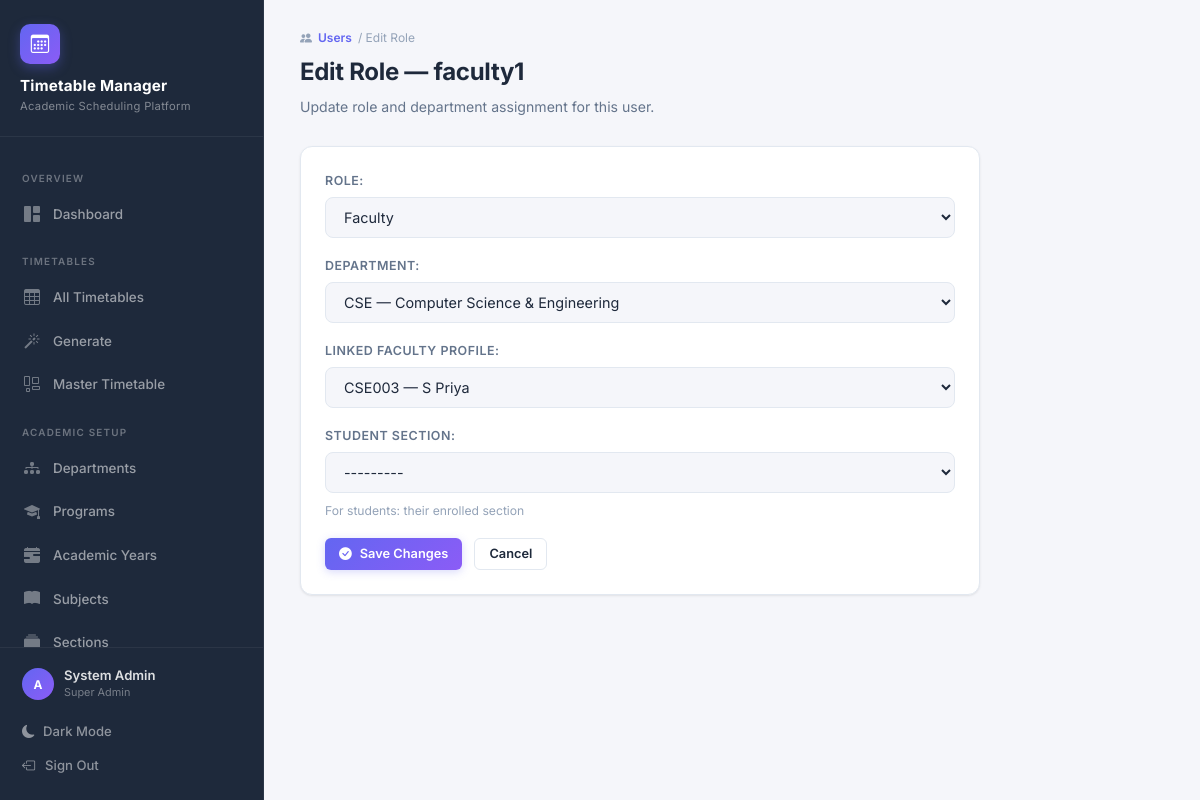
The app's page /users/23/role/ (signed in) with its own data.
### TTS/SchedulerApp/models.py (models this page shows, shortened)
class UserProfile(models.Model):
    user = models.OneToOneField(
        User, on_delete=models.CASCADE, related_name='profile',
        verbose_name='User'
    )
    role = models.CharField(
        max_length=20, choices=ROLE_CHOICES, default='STUDENT',
        verbose_name='Role'
    )
    department = models.ForeignKey(
        Department, on_delete=models.SET_NULL, null=True, blank=True,
        related_name='user_profiles', verbose_name='Department'
    )
    faculty_profile = models.OneToOneField(
        Faculty, on_delete=models.SET_NULL, null=True, blank=True,
        related_name='user_profile', verbose_name='Linked Faculty'
    )
    section = models.ForeignKey(
        Section, on_delete=models.SET_NULL, null=True, blank=True,
        related_name='student_profiles', verbose_name='Section',
        help_text='For students: their enrolled section'
    )
    class Meta:
        verbose_name = 'User Profile'
        verbose_name_plural = 'User Profiles'
    @property
    def is_super_admin(self):
        return self.role == 'SUPER_ADMIN'
    @property
    def can_manage_timetable(self):
        return self.role in ('SUPER_ADMIN', 'TIMETABLE_ADMIN', 'HOD')

### TTS/SchedulerApp/views.py (the view)
# urls.py: path('users/<int:pk>/role/', views.user_role_edit, name='user_role_edit'),
@login_required
@admin_required
def user_role_edit(request, pk):
    profile = get_object_or_404(UserProfile, pk=pk)
    form = UserProfileForm(request.POST or None, instance=profile)
    if request.method == 'POST' and form.is_valid():
        form.save()
        messages.success(request, f'Role updated for {profile.user.username}.')
        return redirect('user_list')
    return render(request, 'user_role_edit.html', {
        'form': form,
        'profile': profile,
    })

### TTS/SchedulerApp/forms.py
class UserProfileForm(forms.ModelForm):
    class Meta:
        model = UserProfile
        fields = ['role', 'department', 'faculty_profile', 'section']
        labels = {
            'role': 'Role',
            'department': 'Department',
            'faculty_profile': 'Linked Faculty Profile',
            'section': 'Student Section',
        }
        widgets = {
            'role': forms.Select(attrs=_select_attrs),
            'department': forms.Select(attrs=_select_attrs),
            'faculty_profile': forms.Select(attrs=_select_attrs),
            'section': forms.Select(attrs=_select_attrs),
        }

### TTS/SchedulerApp/models.py (called while the page is built)
    def __str__(self):
        return f'{self.code} — {self.name}'

    @property
    def full_name(self):
        parts = [self.first_name]
        if self.last_name:
            parts.append(self.last_name)
        return ' '.join(parts)

    def __str__(self):
        return f'{self.faculty_id} — {self.full_name}'

    @property
    def label(self):
        year_label = self.get_year_of_study_display()
        return f'{year_label} – {self.program.code} {self.name}'

    def __str__(self):
        return self.label

### TTS/SchedulerApp/templatetags/index.py (called while the page is built)
    def render(self, context):
        path = context['request'].path
        for p in self.patterns:
            try:
                pValue = template.Variable(p).resolve(context)
                if path == pValue:
                    return 'active'
            except template.VariableDoesNotExist:
                pass
        return ''

### TTS/templates/user_role_edit.html (shortened to what this page needs)
{% extends 'base.html' %}
{% block content %}
<div class="page-header">
  <div class="page-breadcrumb"><i class="bi bi-people-fill"></i> <span>Users</span> / Edit Role</div>
  <h2>Edit Role — {{ profile.user.username }}</h2>
  <p>Update role and department assignment for this user.</p>
</div>
<div class="form-page-wrap">
  <div class="card">
    <form method="post">
      <div class="django-form">{{ form.as_p }}</div>
      <div style="display:flex; gap:12px; margin-top:8px;">
        <button type="submit" class="btn btn-primary btn-sm"><i class="bi bi-check-circle-fill"></i> Save Changes</button>
        <a href="{% url 'user_list' %}" class="btn btn-secondary btn-sm">Cancel</a>
      </div>
    </form>
  </div>
</div>
{% endblock %}

### TTS/templates/base.html (shortened to what this page needs)
{% load static %}
{% load index %}
{% url 'dashboard' as dashboard_url %}
{% url 'department_list' as dept_url %}
{% url 'program_list' as prog_url %}
{% url 'academic_year_list' as ay_url %}
{% url 'room_list' as room_url %}
{% url 'timeslot_list' as slot_url %}
{% url 'faculty_list' as fac_url %}
{% url 'subject_list' as subj_url %}
{% url 'section_list' as sec_url %}
{% url 'offering_list' as offer_url %}
{% url 'timetable_list' as tt_url %}
{% url 'timetable_generate' as gen_url %}
{% url 'master_timetable' as master_url %}
{% url 'user_list' as user_url %}
<!DOCTYPE html>
<html lang="en" data-theme="light">
<head>
  <link rel="stylesheet" href="https://cdn.jsdelivr.net/npm/bootstrap-icons@1.11.3/font/bootstrap-icons.min.css">
  <link rel="stylesheet" type="text/css" href="{% static 'CSS/style.css' %}">
</head>
<body>
  <aside class="sidebar" id="sidebar">
    <div class="sidebar-brand">
      <div class="brand-icon">
        <i class="bi bi-calendar3"></i>
      </div>
      <h1>Timetable Manager</h1>
      <span>Academic Scheduling Platform</span>
    </div>
    <nav class="sidebar-nav">
      <div class="nav-section-label">Overview</div>
      <a href="{{ dashboard_url }}" class="{% active request dashboard_url %}">
        <i class="bi bi-grid-1x2-fill"></i>
        Dashboard
      </a>
      {% if user.is_authenticated %}
      <div class="nav-section-label">Timetables</div>
      <a href="{{ tt_url }}" class="{% active request tt_url %}">
        <i class="bi bi-table"></i>
        All Timetables
      </a>
      {% if can_manage %}
      <a href="{{ gen_url }}" class="{% active request gen_url %}">
        <i class="bi bi-magic"></i>
        Generate
      </a>
      <a href="{{ master_url }}" class="{% active request master_url %}">
        <i class="bi bi-layout-wtf"></i>
        Master Timetable
      </a>
      {% endif %}
      <div class="nav-section-label">Academic Setup</div>
      {% if is_admin %}
      <a href="{{ dept_url }}" class="{% active request dept_url %}">
        <i class="bi bi-diagram-3-fill"></i>
        Departments
      </a>
      <a href="{{ prog_url }}" class="{% active request prog_url %}">
        <i class="bi bi-mortarboard-fill"></i>
        Programs
      </a>
      <a href="{{ ay_url }}" class="{% active request ay_url %}">
        <i class="bi bi-calendar-range-fill"></i>
        Academic Years
      </a>
      {% endif %}
      {% if can_manage %}
      <a href="{{ subj_url }}" class="{% active request subj_url %}">
        <i class="bi bi-book-fill"></i>
        Subjects
      </a>
      <a href="{{ sec_url }}" class="{% active request sec_url %}">
        <i class="bi bi-collection-fill"></i>
        Sections
      </a>
      {% endif %}
      {% endif %}
    </nav>
    <div class="sidebar-footer">
      {% if user.is_authenticated %}
      <div class="user-info">
        <div class="user-avatar">{{ user.username|make_list|first|upper }}</div>
        <div>
          <div class="user-name">{{ user.get_full_name|default:user.username }}</div>
          <div class="user-role">{{ user_role_display }}</div>
        </div>
      </div>
      <button class="theme-toggle" id="themeToggle">
        <i class="bi bi-moon-fill"></i>
        <span>Dark Mode</span>
      </button>
      <a href="{% url 'logout' %}">
        <i class="bi bi-box-arrow-left"></i>
        Sign Out
      </a>
      {% endif %}
    </div>
  </aside>
  <main class="main-content">
    {% block content %}
    {% endblock %}
  </main>
</body>
</html>

### records on screen
UserProfile: user.username "faculty1", role "Faculty", department "CSE — Computer Science & Engineering", faculty_profile "CSE003 — S Priya", section "---------"

### other values on screen
{{ user.username|make_list|first|upper }} "A"
{{ user.get_full_name|default:user.username }} "System Admin"
{{ user_role_display }} "Super Admin"
